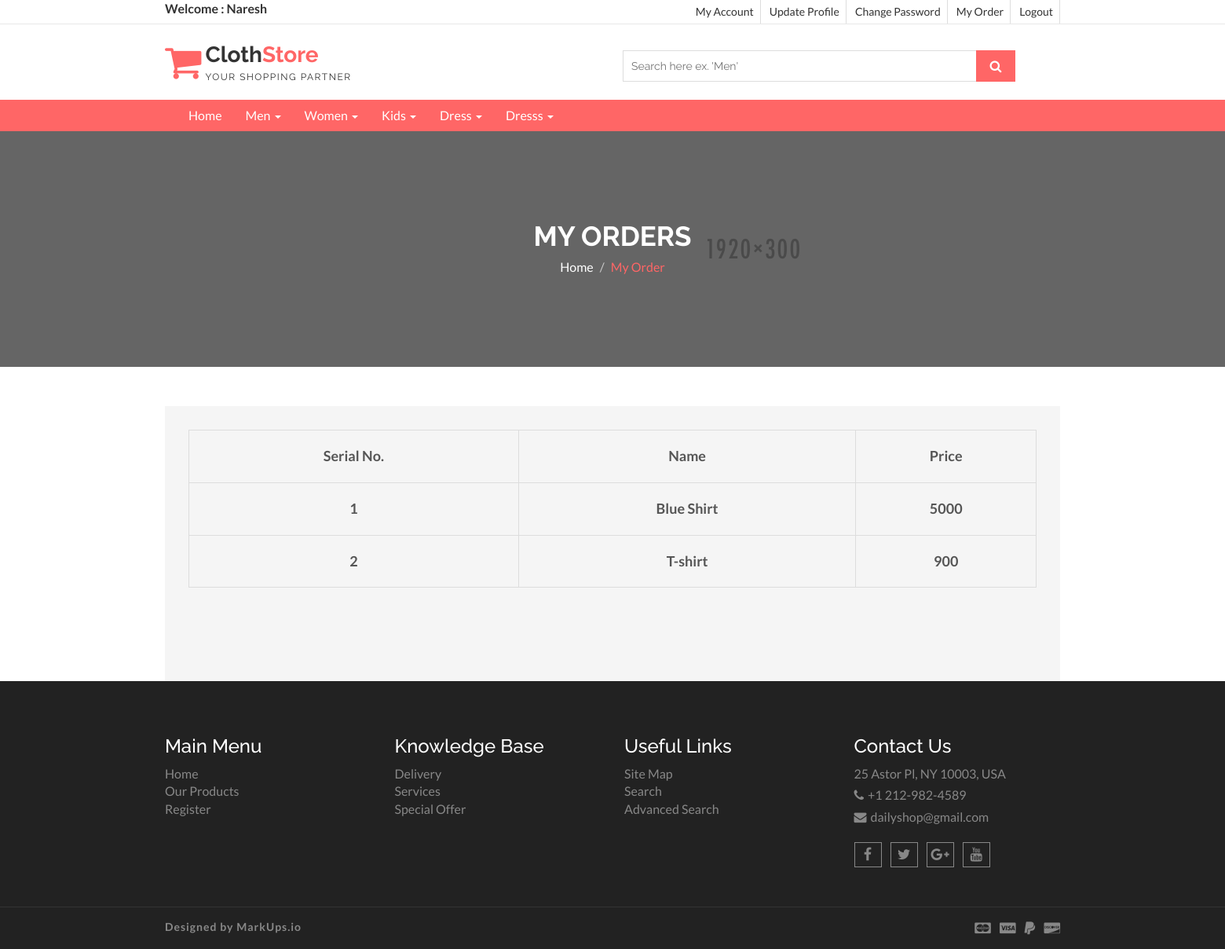
The page /web-tier/clothStore/my_order.php (signed in) on the database its author committed.
### tables this page shows
CREATE TABLE IF NOT EXISTS `tbl_category` (
  `cat_id` int(11) NOT NULL,
  `cat_name` varchar(50) NOT NULL
);

CREATE TABLE IF NOT EXISTS `tbl_product` (
  `id` int(11) NOT NULL,
  `pname` varchar(100) NOT NULL,
  `cat_id` int(11) NOT NULL,
  `subcat_id` int(11) NOT NULL,
  `price` decimal(6,0) NOT NULL,
  `size` varchar(50) NOT NULL,
  `description` text NOT NULL,
  `stock` varchar(10) NOT NULL,
  `image` varchar(255) NOT NULL
);

### web-tier/clothStore/my_order.php (the view, shortened to what this page needs)
<?php
include_once('include/header.php');
include_once('include/connection.php');
$select = 'SELECT  id,customer_id FROM tbl_orders';
$record = $con->query($select);
while ($getrec = $record->fetch_object())
{
  if($getrec->customer_id == $_SESSION['id'])
  {
    $product_id = "SELECT  product_id FROM tbl_order_details where order_id='$getrec->id'";
    $product_details = $con->query($product_id);
    while ($product = $product_details->fetch_object())
    {
      $product_id = "SELECT  * FROM tbl_product where id='$product->product_id'";
      $product_details = $con->query($product_id);
      while ($final = $product_details->fetch_object())
      {
        $myorder[] = $final;
      }
    }
  }
}
?>
  <section id="aa-catg-head-banner">
   <img src="img/fashion/fashion-header-bg-8.jpg" alt="fashion img">
   <div class="aa-catg-head-banner-area">
     <div class="container">
      <div class="aa-catg-head-banner-content">
        <h2>My Orders</h2>
        <ol class="breadcrumb">
          <li><a href="index.php">Home</a></li>
          <li class="active">My Order</li>
        </ol>
      </div>
     </div>
   </div>
  </section>
 <section id="cart-view">
   <div class="container">
     <div class="row">
       <div class="col-md-12">
         <div class="cart-view-area">
          <div class="cart-view-table">
          <form method="post">
            <table class="table table-bordered">
              <thead>
                <tr>
                  <th>Serial No.</th>
                  <th>Name</th>
                  <th>Price</th>
                </tr>
                <?php
                if(count($myorder)>=1)
                {
                  $i =1;
                  foreach ($myorder as $key => $value)
                  {
                  ?>
                  <tr>
                    <th><?php echo $i; ?></th>
                    <th><?php echo $value->pname;?></th>
                    <th><?php echo $value->price;?></th>
                  </tr>
                  <?php
                  $i++;
                  }
                }
                else
                {
                ?>
                  <th colspan="3">Order Not Found</th>
                <?php
              }
              ?>
              </thead>
            </table>
          </form>
           </div>
         </div>
       </div>
     </div>
   </div>
 </section>
  <?php
  include_once('include/footer.php');
  ?>

### web-tier/clothStore/include/header.php (shortened to what this page needs)
<?php
include_once('include/connection.php');
$select = 'SELECT * FROM tbl_category';
$record = $con->query($select);
?>
<!DOCTYPE html>
<html lang="en">
  <head>
    <link href="css/font-awesome.css" rel="stylesheet">
    <link href="css/bootstrap.css" rel="stylesheet">
    <link href="css/jquery.smartmenus.bootstrap.css" rel="stylesheet">
    <link rel="stylesheet" type="text/css" href="css/jquery.simpleLens.css">
    <link rel="stylesheet" type="text/css" href="css/slick.css">
    <link rel="stylesheet" type="text/css" href="css/nouislider.css">
    <link id="switcher" href="css/theme-color/default-theme.css" rel="stylesheet">
    <link rel="stylesheet" href="https://maxcdn.bootstrapcdn.com/bootstrap/3.3.7/css/bootstrap.min.css">
    <link href="css/style.css" rel="stylesheet">
  </head>
  <body>
  <header id="aa-header">
    <div class="aa-header-top">
      <div class="container">
        <div class="row">
          <div class="col-md-12">
            <div class="aa-header-top-area">
              <?php
              if(isset($_SESSION['id']))
              {
              ?>
              <b>Welcome : <?php echo ucfirst($_SESSION['name']); ?></b>
              <?php
              }
              ?>
              <div class="aa-header-top-right">
                <ul class="aa-head-top-nav-right">
                  <li><a href="account.php">My Account</a></li>
                  <?php
                if(isset($_SESSION['id']))
                {
                ?>
                  <li><a href="update_profile.php">Update Profile</a></li>
                  <li><a href="update_profile.php">Change Password</a></li>
                  <li><a href="my_order.php">My Order</a></li>
                  <li class="hidden-xs"><a href="logout.php">Logout</a></li>
                <?php
                }
                else
                {
                ?>
                  <li class="hidden-xs"><a href="account.php">Login</a></li>
                <?php
                }
                ?>
                </ul>
              </div>
            </div>
          </div>
        </div>
      </div>
    </div>
    <div class="aa-header-bottom">
      <div class="container">
        <div class="row">
          <div class="col-md-12">
            <div class="aa-header-bottom-area">
              <div class="aa-logo">
                <a href="index.html">
                  <span class="fa fa-shopping-cart"></span>
                  <p>Cloth<strong>Store</strong> <span>Your Shopping Partner</span></p>
                </a>
              </div>
              <div class="aa-search-box">
                <form method="post">
                  <input type="text" name="search_val" id="" placeholder="Search here ex. 'Men' ">
                  <button type="submit" name="search"><span class="fa fa-search"></span></button>
                </form>
              </div>
            </div>
          </div>
        </div>
      </div>
    </div>
  </header>
  <section id="menu">
    <div class="container">
      <div class="menu-area">
        <div class="navbar navbar-default" role="navigation">
          <div class="navbar-collapse collapse">
            <ul class="nav navbar-nav">
              <li><a href="index.php">Home</a></li>
            <?php
              while($row= $record->fetch_object())
              {
                ?>
                <li>
                  <a href="product.php?cat_id=<?=$row->cat_id; ?>"><?php echo ucfirst($row->cat_name);?> <span class="caret"></span></a>
    </li><?php
}
?>
            </ul>
          </div>
        </div>
      </div>
    </div>
  </section>

### web-tier/clothStore/css/theme-color/default-theme.css (style rules this page uses)
h2 { color: #ff6666; }
#aa-header .aa-header-bottom .aa-header-bottom-area .aa-logo a > span { color: #ff6666; }
#aa-header .aa-header-bottom .aa-header-bottom-area .aa-logo a strong { color: #ff6666; }
#aa-header .aa-header-bottom .aa-header-bottom-area .aa-search-box button { background-color: #ff6666; }
#menu { background-color: #ff6666; }
#aa-catg-head-banner .aa-catg-head-banner-area .aa-catg-head-banner-content .breadcrumb .active { color: #ff6666; }

### rows shown on the page
tbl_category: cat_name "Men"
tbl_category: cat_name "Women"
tbl_category: cat_name "Kids"
tbl_category: cat_name "Dress"
tbl_category: cat_name "Dresss"
tbl_product: pname "Blue Shirt", price "5000"
tbl_product: pname "T-shirt", price "900"

### other values the page prints
$_SESSION['name'] "Naresh"
